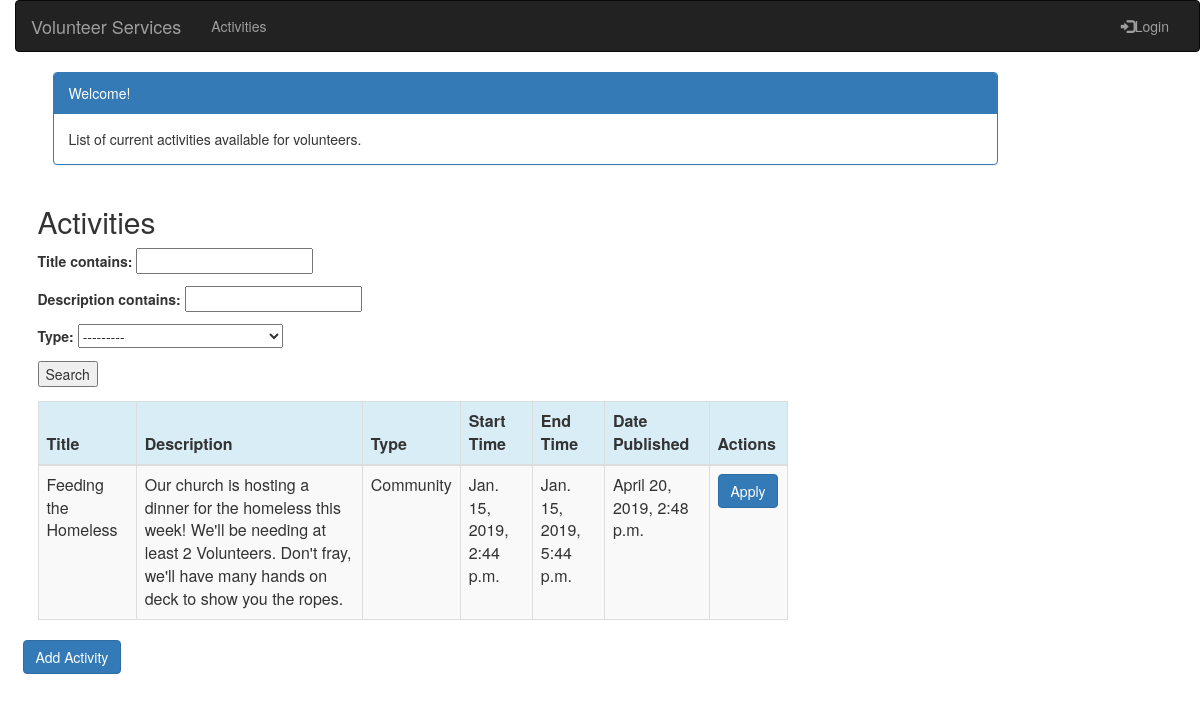
Page /volunteer_list on the earlier database version.
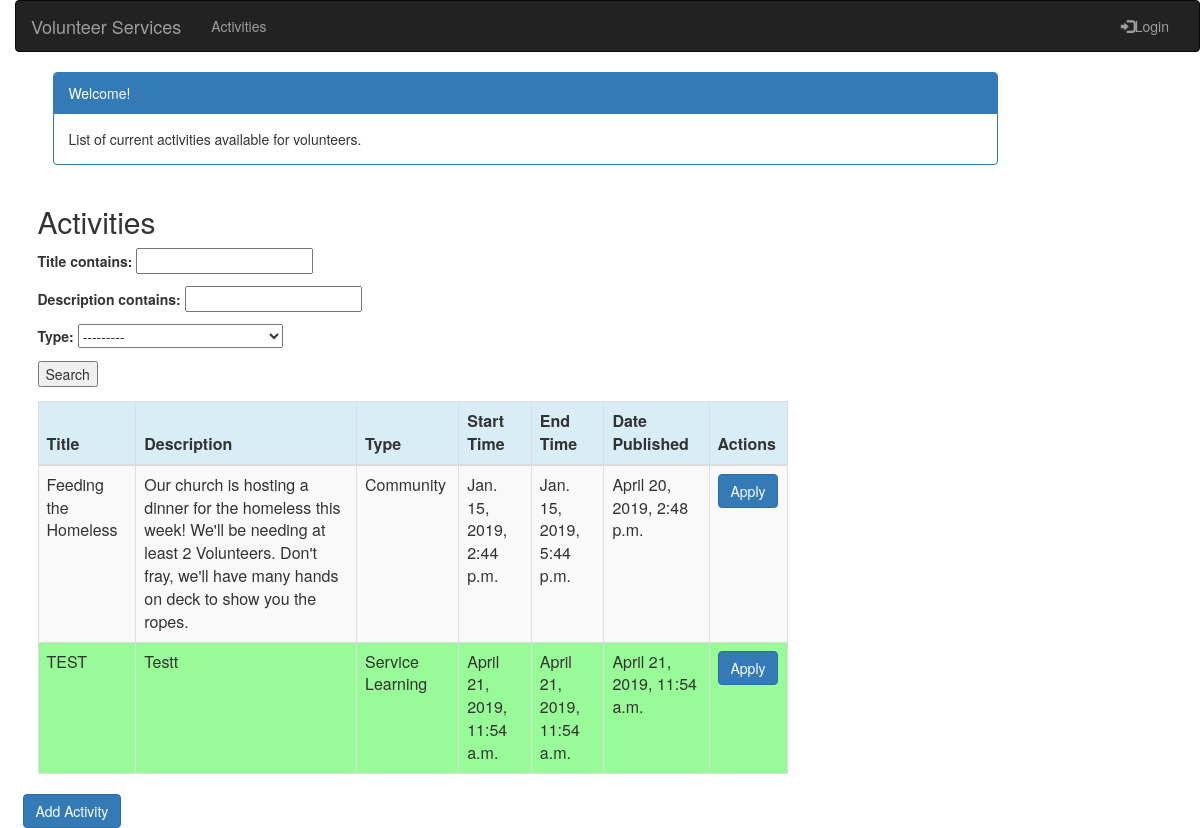
Same page on the later database version.
### volunnet/models.py (models this page shows, shortened)
class Activity(models.Model):
    title = models.CharField(max_length=200)
    description = models.TextField()
    type = models.CharField(max_length=30, choices=TYPE_CHOICES)
    start_time = models.DateTimeField(default=timezone.now)
    end_time = models.DateTimeField(default=timezone.now)
    published_date = models.DateTimeField(default=timezone.now)

### volunnet/views.py (the view)
# urls.py: path('volunteer_list', views.search, name='volunteer_list'),
def search(request):
    activity_list = Activity.objects.all()
    activity_filter = ActiivtyFilter(request.GET, queryset=activity_list)
    return render(request, 'volunnet/volunteer_list.html', {'filter': activity_filter})

### volunnet/templates/volunnet/volunteer_list.html (shortened to what this page needs)
{% extends 'base.html' %}
{% block content %}
<html>
    <head>
        <link rel="stylesheet" href="https://maxcdn.bootstrapcdn.com/bootstrap/3.3.4/css/bootstrap.min.css">
    </head>
    <body>
    <div class="container">
        <div class="row">
            <div class="col-md-10 col-md-offset-0">
                <div class="panel panel-primary">
                    <div class="panel-heading">Welcome!</div>
                    <div class="panel-body">
                        List of current activities available for volunteers.
                    </div>
                </div>
            </div>
        </div>
    </div>
    <div class="row">
        <h2 style="padding-left: 15Px">Activities</h2>
    </div>
    <div>
        <form method="get">
    {{ filter.form.as_p }}
    <button type="submit">Search</button>
  </form>
        <table class="table table-striped table-bordered table-hover">
            <thead>
            <tr class="bg-info">
                <th>Title </th>
                <th>Description</th>
                <th>Type</th>
                <th>Start Time</th>
                <th>End Time</th>
                <th>Date Published</th>
                <th colspan="4">Actions</th>
            </tr>
            </thead>
            <tbody>
            {% for activity in filter.qs %}
                <tr>
                    <td>{{ activity.title }}</td>
                    <td>{{ activity.description }}</td>
                    <td>{{ activity.type }}</td>
                    <td>{{ activity.start_time }}</td>
                    <td>{{ activity.end_time }}</td>
                    <td>{{ activity.published_date }}</td>
                    <td><a href="{% url 'volunnet:apply' %}"
                            class="btn btn-primary">Apply</a></td>
                </tr>
            {% endfor %}
            </tbody>
        </table>
        <div class="row">
            <a href="{% url 'volunnet:activity_new' %}" class="row"><span
                    class="btn btn-primary">Add Activity</span></a>
            </div>
        </div>
    </body>
</html>
{% endblock %}

Differences in the rows shown:
added Activity: title "TEST", description "Testt", type "Service Learning", start_time "April 21, 2019, 11:54 a.m.", end_time "April 21, 2019, 11:54 a.m.", published_date "April 21, 2019, 11:54 a.m."
